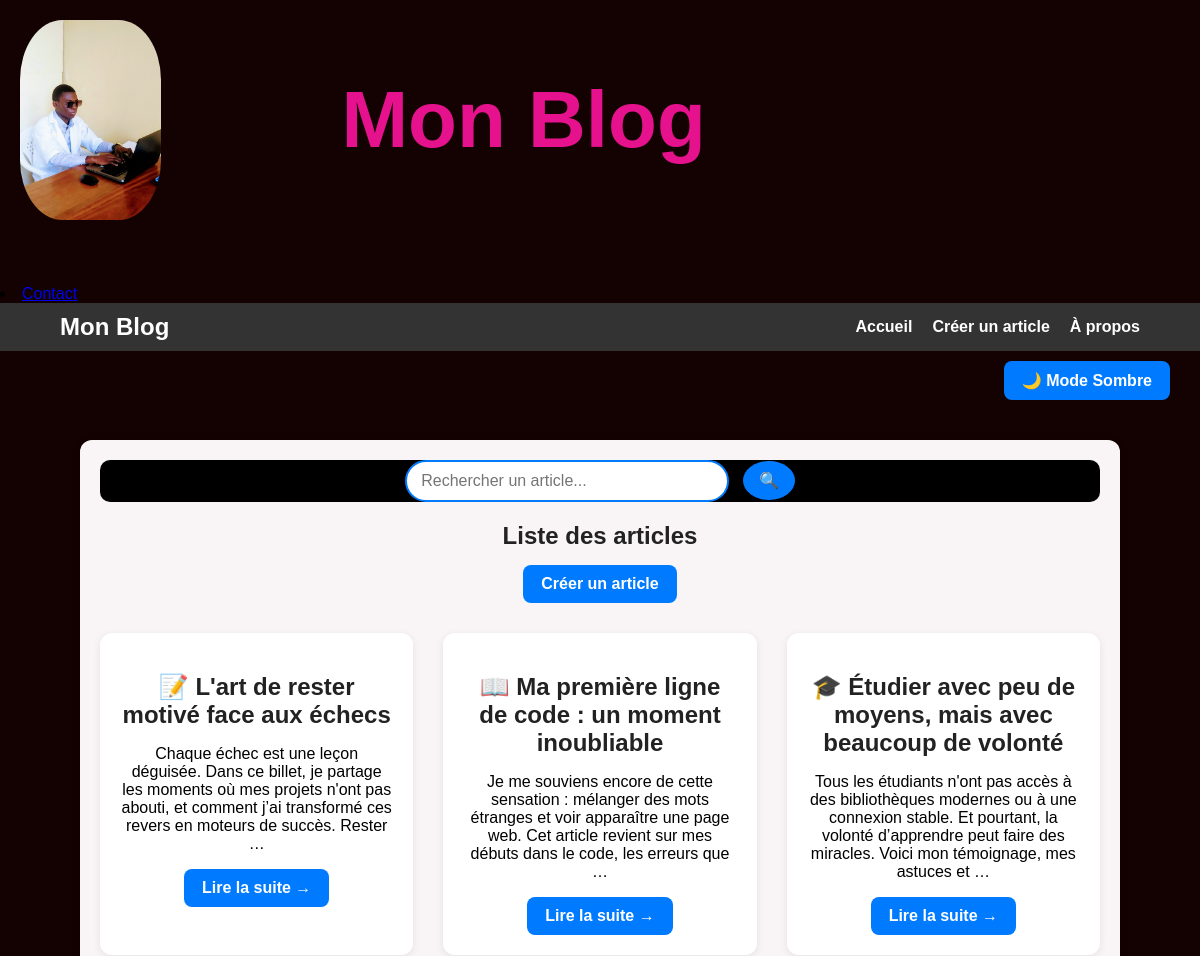
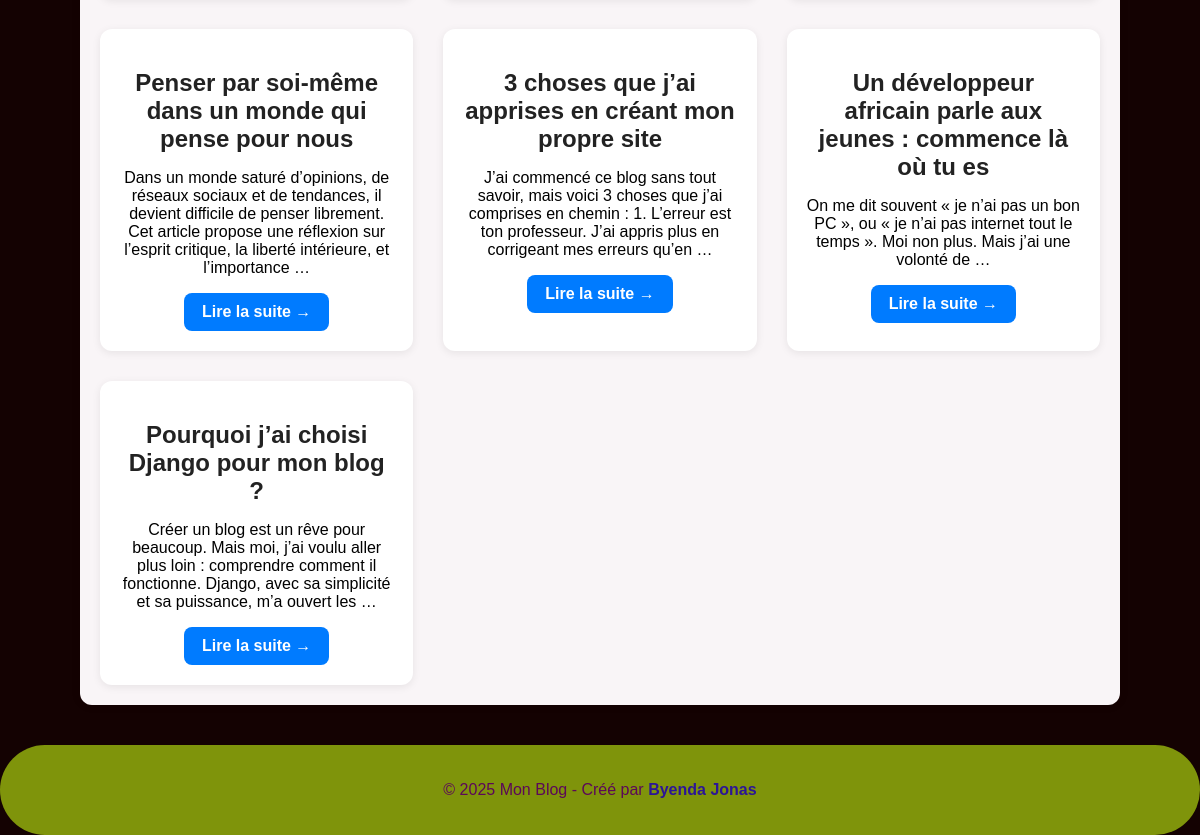
The page / on the database its author committed (2 pictures, top to bottom).
### blog/models.py (models this page shows, shortened)
class Article(models.Model):
    titre = models.CharField(max_length=200)
    contenu = models.TextField()
    image = models.ImageField(upload_to='articles/', blank=True, null=True)
    date_creation = models.DateTimeField(default=timezone.now)
    auteur = models.CharField(max_length=100)
    categorie = models.CharField(max_length=100, blank=True)

### blog/views.py (the view)
# urls.py: path('', views.liste_articles, name='liste_articles'),
def liste_articles(request):
    articles = Article.objects.order_by('-date_creation')
    return render(request, 'blog/liste_articles.html', {'articles': articles})

### blog/templates/blog/liste_articles.html (shortened to what this page needs)
{% extends 'blog/base.html' %}
{% block content %}
<form method="GET" action="" style="text-align: center; margin-bottom: 20px; background-color: black; color: blue; border-radius: 10px;">
    <input type="text" name="q" placeholder=" Rechercher un article..." class="search-input" value="{{ request.GET.q }}">
    <button type="submit" class="search-button">🔍</button>
</form>
<h2 style="text-align: center;" data-aos="zoom-in" data-aos-duration="800">
    Liste des articles
</h2>
<div style="text-align: center; margin-bottom: 30px;" data-aos="fade-in" data-aos-delay="300">
    <a href="{% url 'ajouter_article' %}" class="button">Créer un article</a>
</div>
<div class="articles-grid">
  {% for article in articles %}
    <div class="article-card" data-aos="fade-up" data-aos-delay="{{ forloop.counter0|add:"1" }}00">
        <h2>{{ article.titre }}</h2>
        <p>{{ article.contenu|truncatewords:30 }}</p>
        <a href="{% url 'detail_article' article.id %}" class="read-more-button">Lire la suite →</a>
    </div>
  {% empty %}
    <p>Aucun article publié pour le moment.</p>
  {% endfor %}
</div>
{% endblock %}

### blog/templates/blog/base.html (shortened to what this page needs)
<!DOCTYPE html>
<html lang="fr">
{% load static %}
<head>
    <link href="https://cdn.jsdelivr.net/npm/aos@2.3.4/dist/aos.css" rel="stylesheet">
    <link href="https://cdn.jsdelivr.net/npm/aos@2.3.4/dist/aos.css" rel="stylesheet">
    <link rel="stylesheet" href="{% static 'blog/style.css' %}">
</head>
<body>
   <div style="display: flex; align-items: center; gap: 180px; margin-bottom: 45px; padding: 20px;"
     data-aos="fade-down" data-aos-duration="1000">
    <img src="/media/ma_photo.jpg" alt="Ma photo" style="height: 200px; border-radius: 30%;">
    <h1 style="font-size: 80px; margin: 0; color: #e6128d; align-items: center;">Mon Blog</h1>
</div>
     <li><a href="{% url 'contact' %}">Contact</a></li>
   <nav class="navbar" data-aos="fade-down" data-aos-delay="200" data-aos-duration="800">
    <div class="container">
        <a href="{% url 'accueil' %}" class="logo">Mon Blog</a>
        <ul class="nav-links">
            <li><a href="{% url 'accueil' %}">Accueil</a></li>
            <li><a href="{% url 'ajouter_article' %}">Créer un article</a></li>
            <li><a href="{% url 'a_propos' %}">À propos</a></li>
        </ul>
    </div>
</nav>
<div style="text-align: right; padding: 10px 30px;">
    <button onclick="toggleDarkMode()" class="button">🌙 Mode Sombre</button>
</div>
    <main class="content">
        {% block content %}{% endblock %}
    </main>
    <footer style="background-color: #7f940b; color: rgb(92, 8, 88); padding: 20px 0; text-align: center; margin-top: 40px;"
        data-aos="fade-up" data-aos-delay="300" data-aos-duration="1000">
    <p>&copy; 2025 Mon Blog - Créé par <span style="font-weight: bold; color: #2c1596;">Byenda Jonas</span></p>
</footer>
</body>
</html>

### blog/templates/blog/static/blog/style.css (style rules this page uses)
body { font-family: Arial, sans-serif; background-color: #f3f4f6; margin: 0; padding: 0; }
h1, h2, h3 { color: #222; margin-bottom: 15px; }
.navbar { background-color: #1e1e2f; padding: 15px 0; color: white; }
.navbar .container { display: flex; justify-content: space-between; align-items: center; padding: 0 30px; max-width: 1200px; margin: 0 auto; }
.navbar .logo { font-size: 24px; font-weight: bold; text-decoration: none; color: #ffffff; }
.nav-links { list-style: none; display: flex; gap: 20px; margin: 0; padding: 0; }
.nav-links li a { text-decoration: none; color: #ffc107; font-weight: bold; transition: color 0.3s; }
.content { max-width: 1000px; margin: 40px auto; padding: 20px; background-color: #ffffff; border-radius: 10px; box-shadow: 0 2px 8px rgba(0, 0, 0, 0.08); }
.articles-grid { display: grid; grid-template-columns: repeat(auto-fill, minmax(280px, 1fr)); gap: 30px; }
.article-card { background-color: #ffffff; padding: 20px; border-radius: 12px; box-shadow: 0 2px 8px rgba(0, 0, 0, 0.08); text-align: center; transition: transform 0.3s; }
.button, .read-more-button { background-color: #007bff; color: #fff; padding: 10px 18px; border: none; border-radius: 8px; text-decoration: none; font-weight: bold; font-size: 16px; cursor: pointer; display: inline-block; transition: background-color 0.3s ease; }
footer { background-color: #7f940b; color: rgb(92, 8, 88); padding: 20px 0; text-align: center; margin-top: 40px; }
footer span { font-weight: bold; color: #ff3399; }
body { font-family: 'Poppins', sans-serif; }
.search-input { padding: 10px; width: 300px; border: 2px solid #007bff; border-radius: 25px; outline: none; font-size: 16px; transition: 0.3s; }
.search-button { background-color: #007bff; border: none; color: rgb(173, 22, 105); padding: 10px 16px; margin-left: 10px; border-radius: 50%; cursor: pointer; font-size: 16px; transition: background-color 0.3s; }

### blog/templates/blog/base.html (style rules this page uses)
body { font-family: Arial, sans-serif; margin: 0; background-color: #140202; }
.navbar { background-color: #333; padding: 10px 0; }
.navbar .container { width: 90%; max-width: 1200px; margin: 0 auto; display: flex; justify-content: space-between; align-items: center; }
.nav-links { list-style: none; display: flex; gap: 20px; margin: 0; padding: 0; }
.nav-links li a { color: white; text-decoration: none; font-weight: bold; }
.content { width: 90%; max-width: 1000px; margin: 30px auto; background-color: rgb(249, 245, 247); padding: 20px; border-radius: 12px; box-shadow: 0 0 10px rgba(0,0,0,0.1); }
footer { background-color: #7f940b; color: rgb(92, 8, 88); padding: 20px 0; text-align: center; margin-top: 40px; border-radius: 70px }
footer span { font-weight: bold; color: #ff3399; }

### rows shown on the page
Article: titre "📝 L'art de rester motivé face aux échecs", contenu "Chaque échec est une leçon déguisée. Dans ce billet, je partage les moments où mes projets n'ont pas abouti, et comment j’ai transformé ces revers en moteurs de succès. Rester …"
Article: titre "📖 Ma première ligne de code : un moment inoubliable", contenu "Je me souviens encore de cette sensation : mélanger des mots étranges et voir apparaître une page web. Cet article revient sur mes débuts dans le code, les erreurs que …"
Article: titre "🎓 Étudier avec peu de moyens, mais avec beaucoup de volonté", contenu "Tous les étudiants n'ont pas accès à des bibliothèques modernes ou à une connexion stable. Et pourtant, la volonté d’apprendre peut faire des miracles. Voici mon témoignage, mes astuces et …"
Article: titre "Penser par soi-même dans un monde qui pense pour nous", contenu "Dans un monde saturé d’opinions, de réseaux sociaux et de tendances, il devient difficile de penser librement. Cet article propose une réflexion sur l’esprit critique, la liberté intérieure, et l’importance …"
Article: titre "3 choses que j’ai apprises en créant mon propre site", contenu "J’ai commencé ce blog sans tout savoir, mais voici 3 choses que j’ai comprises en chemin : 1. L’erreur est ton professeur. J’ai appris plus en corrigeant mes erreurs qu’en …"
Article: titre "Un développeur africain parle aux jeunes : commence là où tu es", contenu "On me dit souvent « je n’ai pas un bon PC », ou « je n’ai pas internet tout le temps ». Moi non plus. Mais j’ai une volonté de …"
Article: titre "Pourquoi j’ai choisi Django pour mon blog ?", contenu "Créer un blog est un rêve pour beaucoup. Mais moi, j’ai voulu aller plus loin : comprendre comment il fonctionne. Django, avec sa simplicité et sa puissance, m’a ouvert les …"
